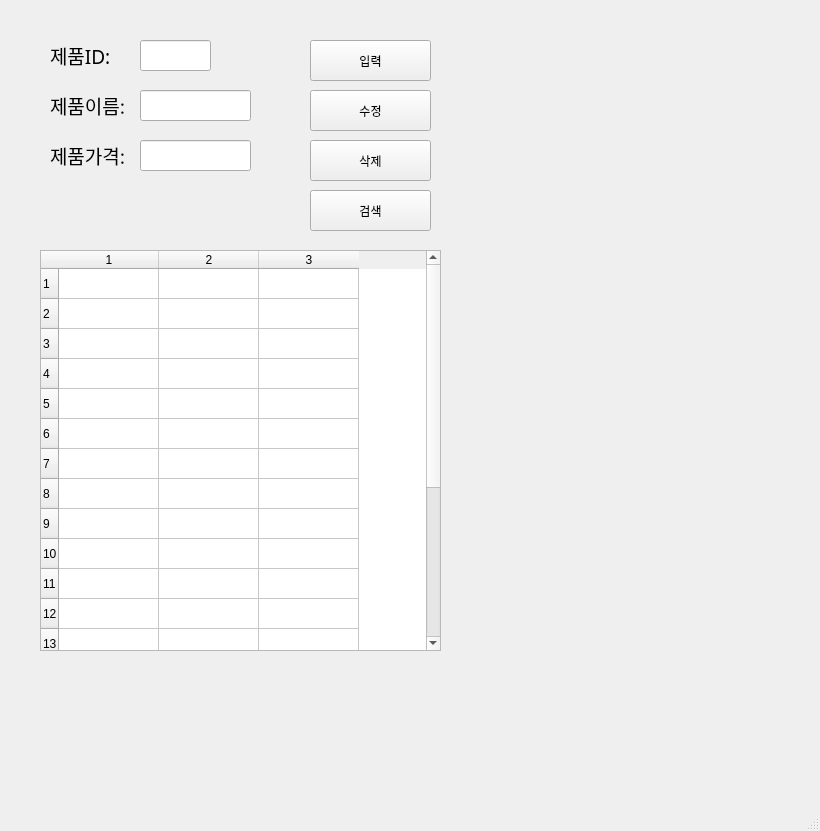
<?xml version="1.0" encoding="UTF-8"?>
<ui version="4.0">
 <class>MainWindow</class>
 <widget class="QMainWindow" name="MainWindow">
  <property name="geometry">
   <rect>
    <x>0</x>
    <y>0</y>
    <width>820</width>
    <height>831</height>
   </rect>
  </property>
  <property name="windowTitle">
   <string>MainWindow</string>
  </property>
  <widget class="QWidget" name="centralwidget">
   <widget class="QLabel" name="label">
    <property name="geometry">
     <rect>
      <x>50</x>
      <y>40</y>
      <width>81</width>
      <height>31</height>
     </rect>
    </property>
    <property name="font">
     <font>
      <family>맑은 고딕</family>
      <pointsize>14</pointsize>
     </font>
    </property>
    <property name="text">
     <string>제품ID:</string>
    </property>
   </widget>
   <widget class="QLabel" name="label_2">
    <property name="geometry">
     <rect>
      <x>50</x>
      <y>90</y>
      <width>81</width>
      <height>31</height>
     </rect>
    </property>
    <property name="font">
     <font>
      <family>맑은 고딕</family>
      <pointsize>14</pointsize>
     </font>
    </property>
    <property name="text">
     <string>제품이름:</string>
    </property>
   </widget>
   <widget class="QLabel" name="label_3">
    <property name="geometry">
     <rect>
      <x>50</x>
      <y>140</y>
      <width>81</width>
      <height>31</height>
     </rect>
    </property>
    <property name="font">
     <font>
      <family>맑은 고딕</family>
      <pointsize>14</pointsize>
     </font>
    </property>
    <property name="text">
     <string>제품가격:</string>
    </property>
   </widget>
   <widget class="QLineEdit" name="prodID">
    <property name="geometry">
     <rect>
      <x>140</x>
      <y>40</y>
      <width>71</width>
      <height>31</height>
     </rect>
    </property>
   </widget>
   <widget class="QLineEdit" name="prodName">
    <property name="geometry">
     <rect>
      <x>140</x>
      <y>90</y>
      <width>111</width>
      <height>31</height>
     </rect>
    </property>
   </widget>
   <widget class="QLineEdit" name="prodPrice">
    <property name="geometry">
     <rect>
      <x>140</x>
      <y>140</y>
      <width>111</width>
      <height>31</height>
     </rect>
    </property>
   </widget>
   <widget class="QPushButton" name="pushButton">
    <property name="geometry">
     <rect>
      <x>310</x>
      <y>40</y>
      <width>121</width>
      <height>41</height>
     </rect>
    </property>
    <property name="text">
     <string>입력</string>
    </property>
   </widget>
   <widget class="QPushButton" name="pushButton_2">
    <property name="geometry">
     <rect>
      <x>310</x>
      <y>90</y>
      <width>121</width>
      <height>41</height>
     </rect>
    </property>
    <property name="text">
     <string>수정</string>
    </property>
   </widget>
   <widget class="QPushButton" name="pushButton_3">
    <property name="geometry">
     <rect>
      <x>310</x>
      <y>140</y>
      <width>121</width>
      <height>41</height>
     </rect>
    </property>
    <property name="text">
     <string>삭제</string>
    </property>
   </widget>
   <widget class="QPushButton" name="pushButton_4">
    <property name="geometry">
     <rect>
      <x>310</x>
      <y>190</y>
      <width>121</width>
      <height>41</height>
     </rect>
    </property>
    <property name="text">
     <string>검색</string>
    </property>
   </widget>
   <widget class="QTableWidget" name="tableWidget">
    <property name="geometry">
     <rect>
      <x>40</x>
      <y>250</y>
      <width>401</width>
      <height>401</height>
     </rect>
    </property>
    <property name="rowCount">
     <number>20</number>
    </property>
    <property name="columnCount">
     <number>3</number>
    </property>
    <row/>
    <row/>
    <row/>
    <row/>
    <row/>
    <row/>
    <row/>
    <row/>
    <row/>
    <row/>
    <row/>
    <row/>
    <row/>
    <row/>
    <row/>
    <row/>
    <row/>
    <row/>
    <row/>
    <row/>
    <column/>
    <column/>
    <column/>
   </widget>
  </widget>
  <widget class="QMenuBar" name="menubar">
   <property name="geometry">
    <rect>
     <x>0</x>
     <y>0</y>
     <width>820</width>
     <height>26</height>
    </rect>
   </property>
  </widget>
  <widget class="QStatusBar" name="statusbar"/>
 </widget>
 <resources/>
 <connections>
  <connection>
   <sender>pushButton</sender>
   <signal>clicked()</signal>
   <receiver>MainWindow</receiver>
   <slot>addProduct()</slot>
   <hints>
    <hint type="sourcelabel">
     <x>394</x>
     <y>72</y>
    </hint>
    <hint type="destinationlabel">
     <x>465</x>
     <y>75</y>
    </hint>
   </hints>
  </connection>
  <connection>
   <sender>pushButton_2</sender>
   <signal>clicked()</signal>
   <receiver>MainWindow</receiver>
   <slot>updateProduct()</slot>
   <hints>
    <hint type="sourcelabel">
     <x>418</x>
     <y>129</y>
    </hint>
    <hint type="destinationlabel">
     <x>492</x>
     <y>124</y>
    </hint>
   </hints>
  </connection>
  <connection>
   <sender>pushButton_3</sender>
   <signal>clicked()</signal>
   <receiver>MainWindow</receiver>
   <slot>removeProduct()</slot>
   <hints>
    <hint type="sourcelabel">
     <x>409</x>
     <y>175</y>
    </hint>
    <hint type="destinationlabel">
     <x>514</x>
     <y>173</y>
    </hint>
   </hints>
  </connection>
  <connection>
   <sender>pushButton_4</sender>
   <signal>clicked()</signal>
   <receiver>MainWindow</receiver>
   <slot>getProduct()</slot>
   <hints>
    <hint type="sourcelabel">
     <x>406</x>
     <y>219</y>
    </hint>
    <hint type="destinationlabel">
     <x>544</x>
     <y>223</y>
    </hint>
   </hints>
  </connection>
 </connections>
 <slots>
  <slot>addProduct()</slot>
  <slot>updateProduct()</slot>
  <slot>removeProduct()</slot>
  <slot>getProduct()</slot>
 </slots>
</ui>
